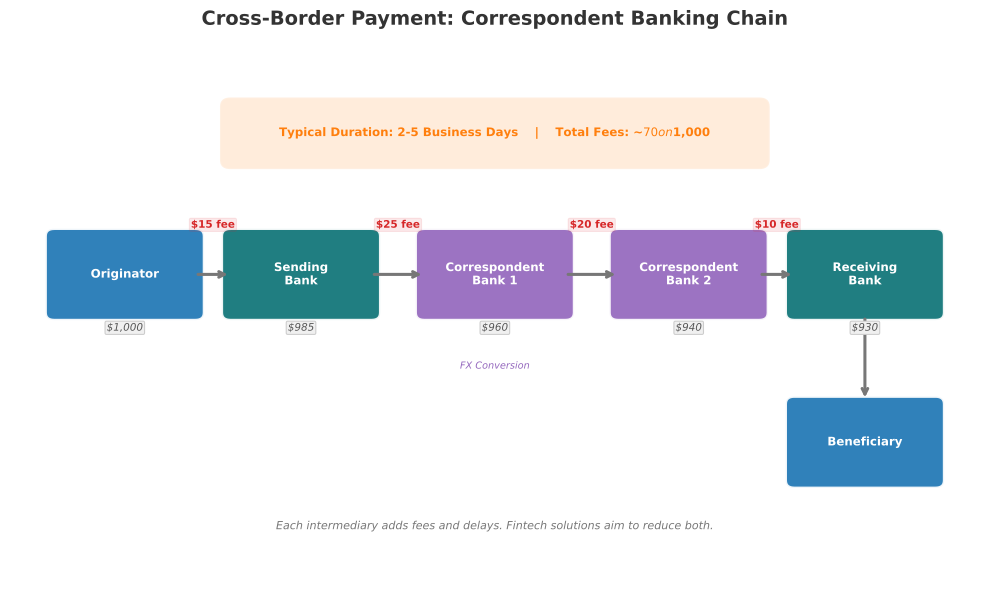

Reproduce this figure in Python.
"""
Figure 08: Cross-Border Payment Flows
Flowchart showing correspondent banking chain: Originator -> Sending Bank ->
Correspondent 1 -> Correspondent 2 -> Receiving Bank -> Beneficiary
with fees at each hop.
"""
import sys
import os
sys.path.insert(0, os.path.join(os.path.dirname(__file__), '..', '..', '_shared'))

import matplotlib
matplotlib.use('Agg')
import matplotlib.pyplot as plt
import matplotlib.patches as mpatches
from matplotlib.patches import FancyBboxPatch
import numpy as np

try:
    from chart_styles import V4_COLORS, apply_v4_style, save_chart
except ImportError:
    V4_COLORS = {
        'MLPURPLE': '#9467BD', 'MLBLUE': '#1F77B4', 'MLRED': '#D62728',
        'MLORANGE': '#FF7F0E', 'MLGREEN': '#2CA02C', 'MLGRAY': '#7F7F7F',
        'MLTEAL': '#0D7377', 'MLCYAN': '#14BDEB', 'MLYELLOW': '#BCBD22',
        'MLPINK': '#E377C2', 'MLBROWN': '#8C564B',
    }
    def apply_v4_style(ax, title='', xlabel='', ylabel=''):
        ax.set_title(title, fontsize=14, fontweight='bold', pad=15, color='#333333')
        if xlabel: ax.set_xlabel(xlabel, fontsize=11, color='#555555')
        if ylabel: ax.set_ylabel(ylabel, fontsize=11, color='#555555')
        ax.spines['top'].set_visible(False)
        ax.spines['right'].set_visible(False)
        ax.spines['left'].set_color('#CCCCCC')
        ax.spines['bottom'].set_color('#CCCCCC')
        ax.tick_params(colors='#555555', labelsize=9)
        ax.set_facecolor('white')
        return ax
    def save_chart(fig, filename='chart.pdf', dpi=300):
        fig.tight_layout()
        fig.savefig(filename, format='pdf', bbox_inches='tight', dpi=dpi, facecolor='white')
        plt.close(fig)
        print(f'Saved: {filename}')

CHART_METADATA = {
    'title': 'Cross-Border Payment Flows',
    'type': 'flowchart',
    'section': 'Cross-Border Payments',
    'lecture_number': 3,
}

fig, ax = plt.subplots(1, 1, figsize=(10, 6))
ax.set_xlim(-0.5, 10.5)
ax.set_ylim(0, 7)
ax.axis('off')
fig.patch.set_facecolor('white')

# Chain entities (left to right)
chain = [
    ('Originator',       0.8,  4.0, V4_COLORS['MLBLUE']),
    ('Sending\nBank',    2.8,  4.0, V4_COLORS['MLTEAL']),
    ('Correspondent\nBank 1', 5.0, 4.0, V4_COLORS['MLPURPLE']),
    ('Correspondent\nBank 2', 7.2, 4.0, V4_COLORS['MLPURPLE']),
    ('Receiving\nBank',  9.2,  4.0, V4_COLORS['MLTEAL']),
]

bw, bh = 1.6, 1.0
for label, cx, cy, color in chain:
    box = FancyBboxPatch((cx - bw / 2, cy - bh / 2), bw, bh,
                          boxstyle="round,pad=0.1",
                          facecolor=color, edgecolor='white', linewidth=2, alpha=0.92)
    ax.add_patch(box)
    ax.text(cx, cy, label, ha='center', va='center',
            fontsize=8.5, fontweight='bold', color='white')

# Beneficiary at the end (below Receiving Bank)
ben_box = FancyBboxPatch((9.2 - bw / 2, 1.8 - bh / 2), bw, bh,
                          boxstyle="round,pad=0.1",
                          facecolor=V4_COLORS['MLBLUE'], edgecolor='white',
                          linewidth=2, alpha=0.92)
ax.add_patch(ben_box)
ax.text(9.2, 1.8, 'Beneficiary', ha='center', va='center',
        fontsize=8.5, fontweight='bold', color='white')

# Arrows between chain entities
arrow_kw = dict(arrowstyle='->', color='#777777', lw=2.2)
hop_positions = [
    (0.8 + bw / 2, 4.0, 2.8 - bw / 2, 4.0),
    (2.8 + bw / 2, 4.0, 5.0 - bw / 2, 4.0),
    (5.0 + bw / 2, 4.0, 7.2 - bw / 2, 4.0),
    (7.2 + bw / 2, 4.0, 9.2 - bw / 2, 4.0),
]

fees = ['$15 fee', '$25 fee', '$20 fee', '$10 fee']
fee_colors = [V4_COLORS['MLRED']] * 4

for i, ((x1, y1, x2, y2), fee) in enumerate(zip(hop_positions, fees)):
    ax.annotate('', xy=(x2, y2), xytext=(x1, y1), arrowprops=arrow_kw)
    # Fee label above arrow
    mid_x = (x1 + x2) / 2
    ax.text(mid_x, 4.65, fee, ha='center', va='center',
            fontsize=7.5, fontweight='bold', color=V4_COLORS['MLRED'],
            bbox=dict(boxstyle='round,pad=0.15', facecolor=V4_COLORS['MLRED'],
                      alpha=0.1, edgecolor=V4_COLORS['MLRED'], linewidth=0.8))

# Arrow from Receiving Bank down to Beneficiary
ax.annotate('', xy=(9.2, 2.35), xytext=(9.2, 3.45),
            arrowprops=dict(arrowstyle='->', color='#777777', lw=2.2))

# Time annotation
time_box = FancyBboxPatch((2.0, 5.5), 6.0, 0.7,
                           boxstyle="round,pad=0.12",
                           facecolor=V4_COLORS['MLORANGE'], edgecolor='white',
                           linewidth=1.5, alpha=0.15)
ax.add_patch(time_box)
ax.text(5.0, 5.85, 'Typical Duration: 2-5 Business Days    |    Total Fees: ~$70 on $1,000',
        ha='center', va='center', fontsize=8.5, fontweight='bold',
        color=V4_COLORS['MLORANGE'])

# Amount tracking
amounts = ['$1,000', '$985', '$960', '$940', '$930']
positions_x = [0.8, 2.8, 5.0, 7.2, 9.2]
for x, amt in zip(positions_x, amounts):
    ax.text(x, 3.3, amt, ha='center', va='center',
            fontsize=7.5, color='#555555', fontstyle='italic',
            bbox=dict(boxstyle='round,pad=0.15', facecolor='#F0F0F0',
                      edgecolor='#CCCCCC', linewidth=0.8))

# FX conversion note
ax.text(5.0, 2.8, 'FX Conversion', ha='center', va='center',
        fontsize=7, color=V4_COLORS['MLPURPLE'], fontstyle='italic')

# Bottom note
ax.text(5.0, 0.7,
        'Each intermediary adds fees and delays. Fintech solutions aim to reduce both.',
        ha='center', va='center', fontsize=8, color='#777777', fontstyle='italic')

ax.set_title('Cross-Border Payment: Correspondent Banking Chain',
             fontsize=14, fontweight='bold', pad=15, color='#333333')

output_path = os.path.join(os.path.dirname(__file__), 'chart.pdf')
save_chart(fig, output_path)
